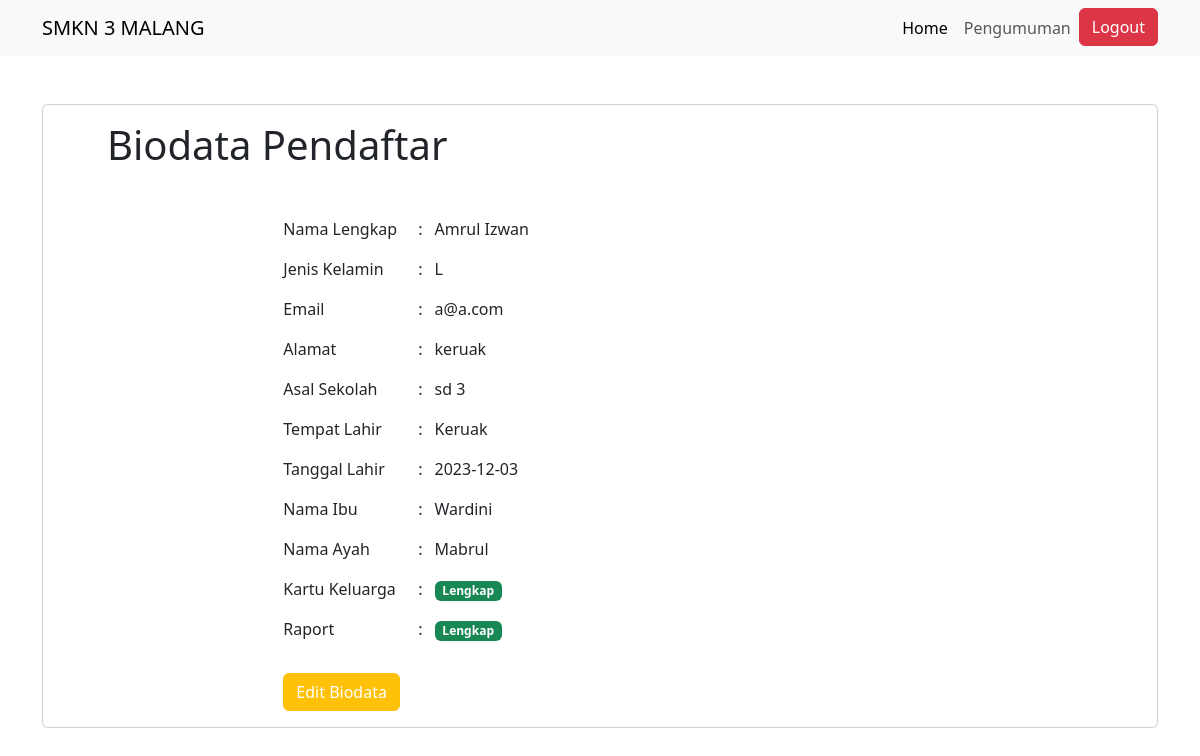
Before: /portal/index.php (signed in) with the older database file.
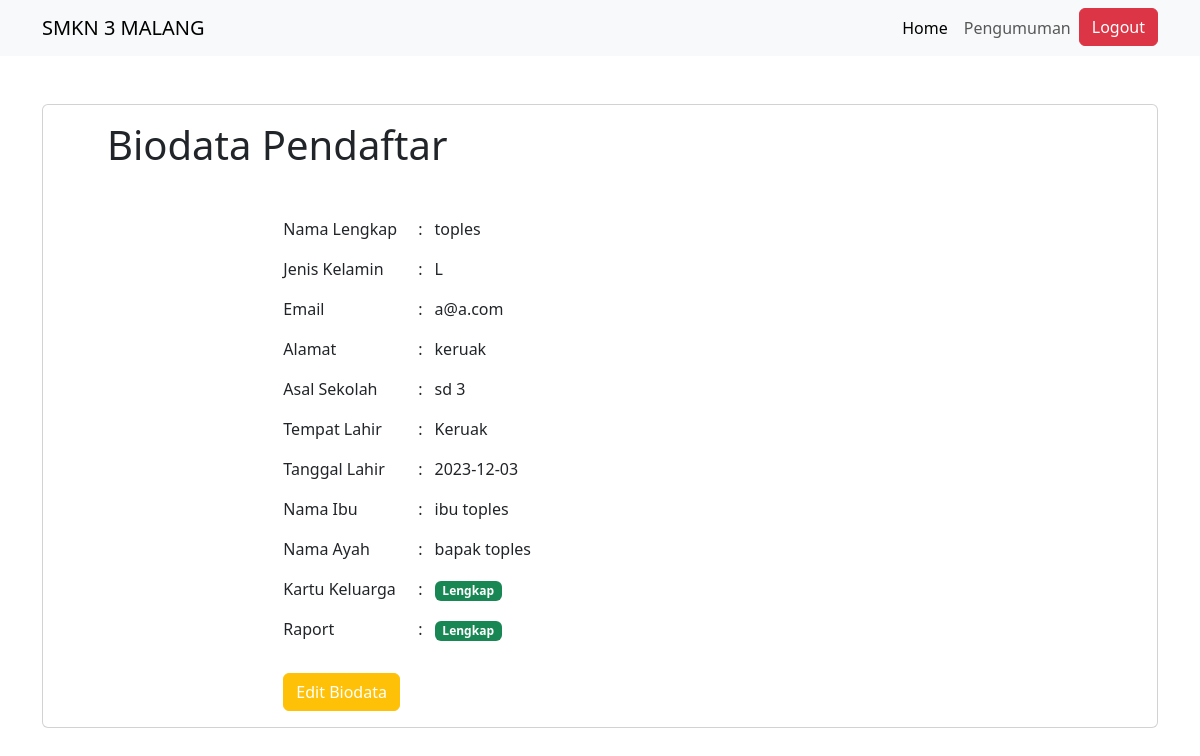
After: the same page with the newer database file.
### tables this page shows
CREATE TABLE `siswa` (
  `id` int(11) NOT NULL,
  `email` varchar(255) NOT NULL,
  `password` varchar(255) NOT NULL,
  `nama_lengkap` varchar(255) NOT NULL,
  `jk` varchar(255) NOT NULL,
  `alamat` text DEFAULT NULL,
  `asal_sekolah` varchar(255) DEFAULT NULL,
  `tempat_lahir` varchar(255) NOT NULL,
  `tanggal_lahir` date DEFAULT NULL,
  `nama_ibu` varchar(254) NOT NULL,
  `nama_ayah` varchar(255) NOT NULL,
  `kk_filename` varchar(255) DEFAULT NULL,
  `foto_filename` varchar(255) DEFAULT NULL,
  `raport_filename` varchar(255) DEFAULT NULL
);

### portal/index.php (the view, shortened to what this page needs)
<?php
include('../setting.php');
$user_id = $_SESSION['user'];
$sql = "SELECT * FROM siswa WHERE id = $user_id";
$result = $conn->query($sql);
if ($result->num_rows > 0) {
    $row = $result->fetch_assoc();
    $email = $row['email'];
    $nama_lengkap = $row['nama_lengkap'];
    $jk = $row['jk'];
    $alamat = $row['alamat'];
    $asal_sekolah = $row['asal_sekolah'];
    $tempat_lahir = $row['tempat_lahir'];
    $tanggal_lahir = $row['tanggal_lahir'];
    $nama_ibu = $row['nama_ibu'];
    $nama_ayah = $row['nama_ayah'];
    $kk_filename = $row['kk_filename'];
    $raport_filename = $row['raport_filename'];
} else {
    header("Location: login.php");
    exit();
}
?>
<!DOCTYPE html>
<html lang="en">
<head>
    <link href="https://cdn.jsdelivr.net/npm/bootstrap@5.3.2/dist/css/bootstrap.min.css" rel="stylesheet"
>
</head>
<body>
    <nav class="navbar navbar-expand-lg bg-body-tertiary">
        <div class="container">
            <a class="navbar-brand" href="#">SMKN 3 MALANG</a>
            <div class="collapse navbar-collapse" id="navbarNavDropdown">
                <ul class="navbar-nav ms-auto">
                    <li class="nav-item">
                        <a class="nav-link active" aria-current="page" href="index.php">Home</a>
                    </li>
                    <li class="nav-item">
                        <a class="nav-link" href="pengumuman.php">Pengumuman</a>
                    </li>
                    <li>
                        <a class="btn btn-danger" href="logout.php">Logout</a>
                    </li>
                </ul>
            </div>
        </div>
    </nav>
    <div class="container mt-5">
        <div class="card mb-5">
            <div class="card-body ms-5">
                <h1 class="text-left mb-5">Biodata Pendaftar</h1>
                <div class="row">
                    <div class="col-md-2">
                    </div>
                    <div class="col">
                        <div class="row">
                            <div class="col-2">
                                <label for="nama_lengkap">Nama Lengkap </label>
                            </div>:
                            <div class="col">
                                <p><?php echo $nama_lengkap; ?></p>
                            </div>
                        </div>
                        <div class="row">
                            <div class="col-2">
                                <label for="jk">Jenis Kelamin </label>
                            </div>:
                            <div class="col">
                                <p><?php echo $jk; ?></p>
                            </div>
                        </div>
                        <div class="row">
                            <div class="col-2">
                                <label for="email">Email </label>
                            </div>:
                            <div class="col">
                                <p><?php echo $email; ?></p>
                            </div>
                        </div>
                        <div class="row">
                            <div class="col-2">
                                <label for="alamat">Alamat </label>
                            </div>:
                            <div class="col">
                                <p><?php echo $alamat; ?></p>
                            </div>
                        </div>
                        <div class="row">
                            <div class="col-2">
                                <label for="asal_sekolah">Asal Sekolah </label>
                            </div>:
                            <div class="col">
                                <p><?php echo $asal_sekolah; ?></p>
                            </div>
                        </div>
                        <div class="row">
                            <div class="col-2">
                                <label for="tempat_lahir">Tempat Lahir </label>
                            </div>:
                            <div class="col">
                                <p><?php echo $tempat_lahir; ?></p>
                            </div>
                        </div>
                        <div class="row">
                            <div class="col-2">
                                <label for="tanggal_lahir">Tanggal Lahir </label>
                            </div>:
                            <div class="col">
                                <p><?php echo $tanggal_lahir; ?></p>
                            </div>
                        </div>
                        <div class="row">
                            <div class="col-2">
                                <label for="nama_ibu">Nama Ibu </label>
                            </div>:
                            <div class="col">
                                <p><?php echo $nama_ibu; ?></p>
                            </div>
                        </div>
                        <div class="row">
                            <div class="col-2">
                                <label for="nama_ayah">Nama Ayah </label>
                            </div>:
                            <div class="col">
                                <p><?php echo $nama_ayah; ?></p>
                            </div>
                        </div>
                        <div class="row">
                            <div class="col-2">
                                <label for="kk">Kartu Keluarga </label>
                            </div>:
                            <div class="col">
                                <?php
                                if ($kk_filename === '') {
                                    echo '<p class="badge bg-danger">Belum Lengkap</p>';
                                } else {
                                    echo '<p class="badge bg-success">Lengkap</p>';
                                }
                                ?>
                            </div>
                        </div>
                        <div class="row">
                            <div class="col-2">
                                <label for="raport">Raport </label>
                            </div>:
                            <div class="col">
                                <?php
                                if ($raport_filename === '') {
                                    echo '<p class="badge bg-danger">Belum Lengkap</p>';
                                } else {
                                    echo '<p class="badge bg-success">Lengkap</p>';
                                }
                                ?>
                            </div>
                        </div>
                        <div class="row mt-3">
                            <div class="col">
                                <a href="detail.php" class="btn btn-warning text-white">Edit Biodata</a>
                            </div>
                        </div>
                    </div>
                </div>
            </div>
        </div>
    </div>
</body>
</html>

Changed rows visible on the page:
changed siswa "a@a.com": nama_lengkap "Amrul Izwan" → "toples"; nama_ibu "Wardini" → "ibu toples"; nama_ayah "Mabrul" → "bapak toples"
